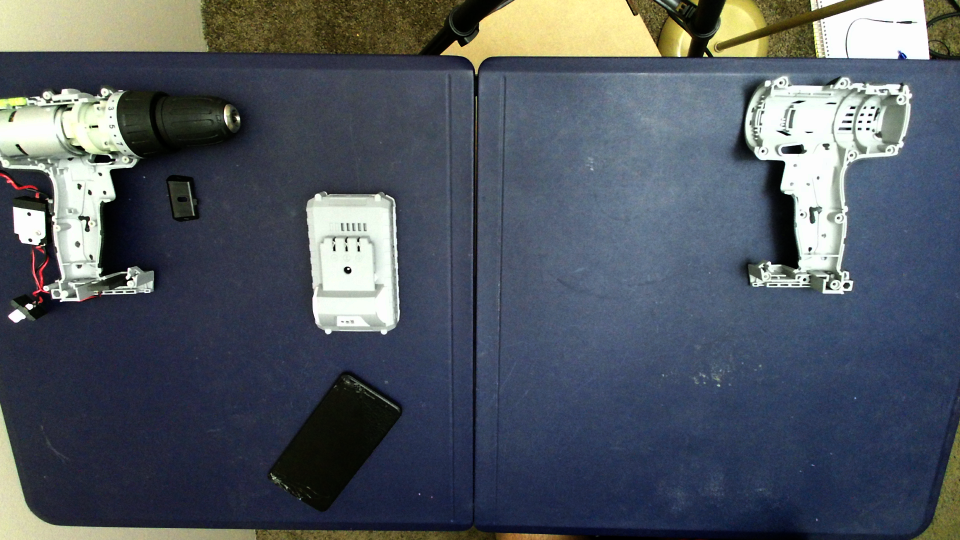
#> input picture completeAssemblyTopViewFullImages/0.png, 1920 x 1080 px, found by its file name (shown at 1/2 size)
$ python gammaCorrectionTrial.py
#> lines starting #> are read from the running program, lines starting #| are printed output that depends on the picture
import cv2
import numpy as np
import matplotlib as plt

image = cv2.imread("C:\\Users\\Supreet\\VisionSystem\\completeAssemblyTopViewFullImages\\0.png").astype("float")
image = cv2.resize(image,(600,424))
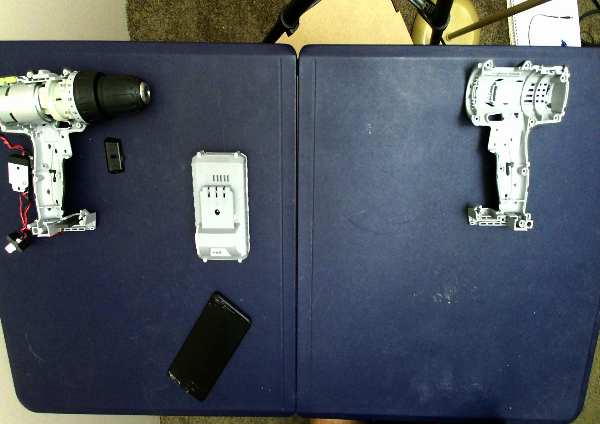
#> image: shape (424, 600, 3) float64; mean B, G, R 97, 87.8, 80.4

gamma = 2.5
print(gamma)

# [14 lines of commented-out code are left out]
corr_image = ((image/255)**gamma)*255
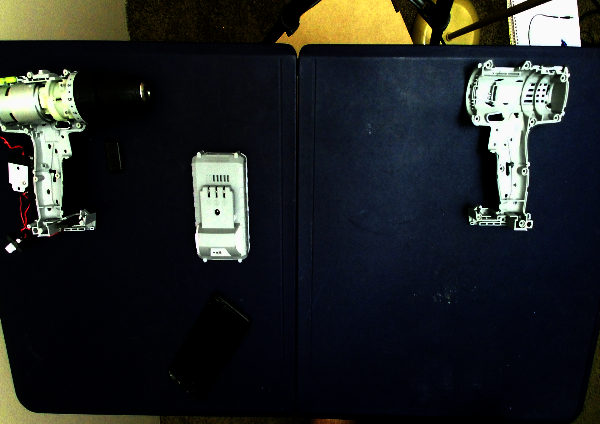
#> corr_image: shape (424, 600, 3) float64; mean B, G, R 37.8, 38.2, 35
corr_image = corr_image.astype(np.uint8)
image = image.astype(np.uint8)

cv2.putText(corr_image, "g={}".format(gamma), (10, 30),
		cv2.FONT_HERSHEY_SIMPLEX, 0.8, (0, 0, 255), 3)
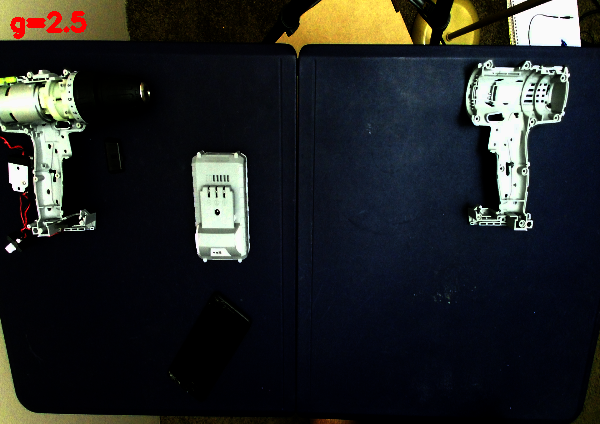
#> corr_image: shape (424, 600, 3); mean B, G, R 37, 37.2, 34.9


cv2.imshow("Original Image",image)
cv2.imshow("Adjusted Image",corr_image)

cv2.waitKey(0)

$ run again, with completeAssemblyTopViewFullImages/1.png copied over completeAssemblyTopViewFullImages/0.png
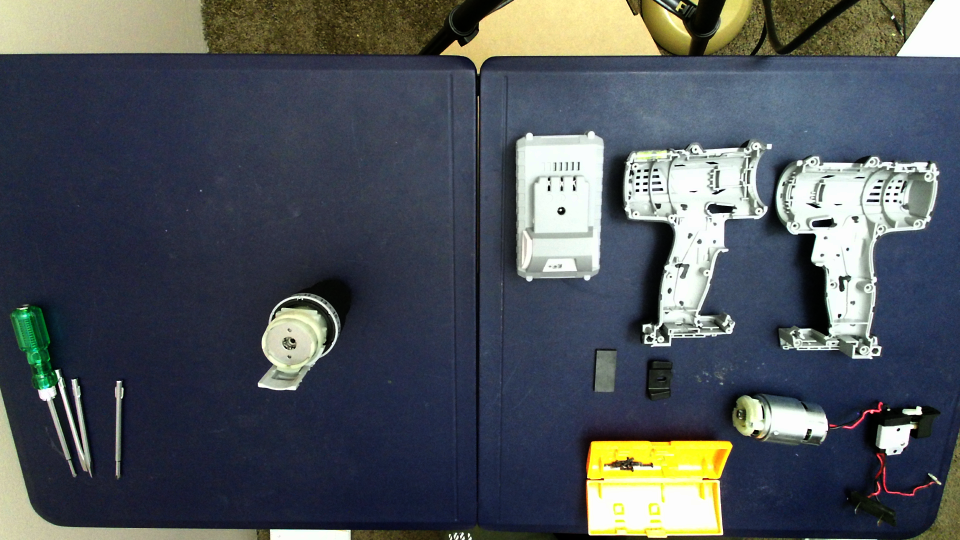
#> input picture completeAssemblyTopViewFullImages/1.png, 1920 x 1080 px, found by its file name (shown at 1/2 size)
#> `image = cv2.resize(image,(600,424))`:
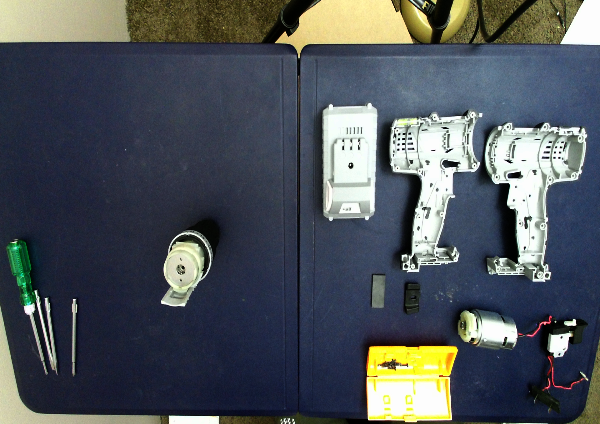
#> image: shape (424, 600, 3) float64; mean B, G, R 90.3, 84.7, 78.6
#> `cv2.putText(corr_image, "g={}".format(gamma), (10, 30), cv2.FONT_HERSH..`:
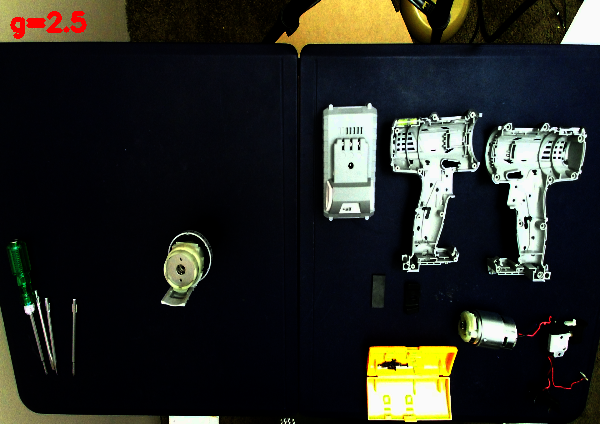
#> corr_image: shape (424, 600, 3); mean B, G, R 35.2, 40.1, 38.6

$ run again, with completeAssemblyTopViewFullImages/10.png copied over completeAssemblyTopViewFullImages/0.png
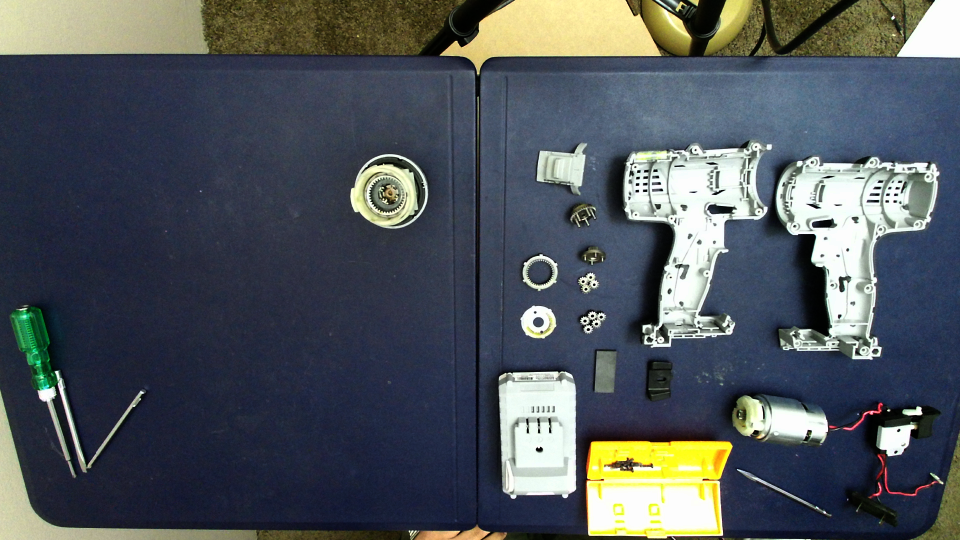
#> input picture completeAssemblyTopViewFullImages/10.png, 1920 x 1080 px, found by its file name (shown at 1/2 size)
#> `image = cv2.resize(image,(600,424))`:
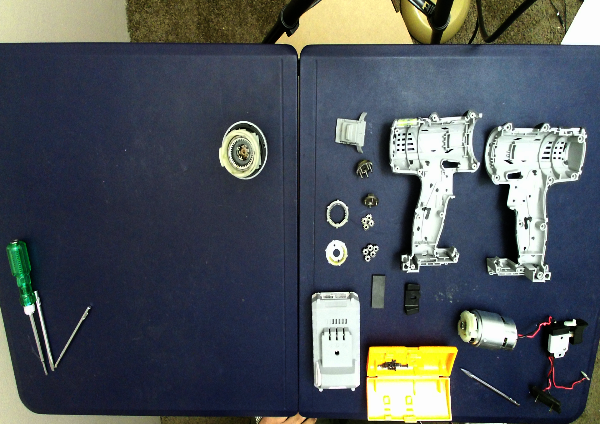
#> image: shape (424, 600, 3) float64; mean B, G, R 90.9, 85.5, 78.9
#> `cv2.putText(corr_image, "g={}".format(gamma), (10, 30), cv2.FONT_HERSH..`:
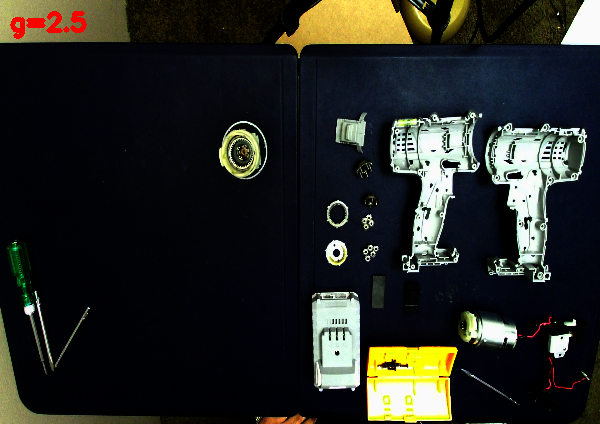
#> corr_image: shape (424, 600, 3); mean B, G, R 35.1, 40, 38.3
